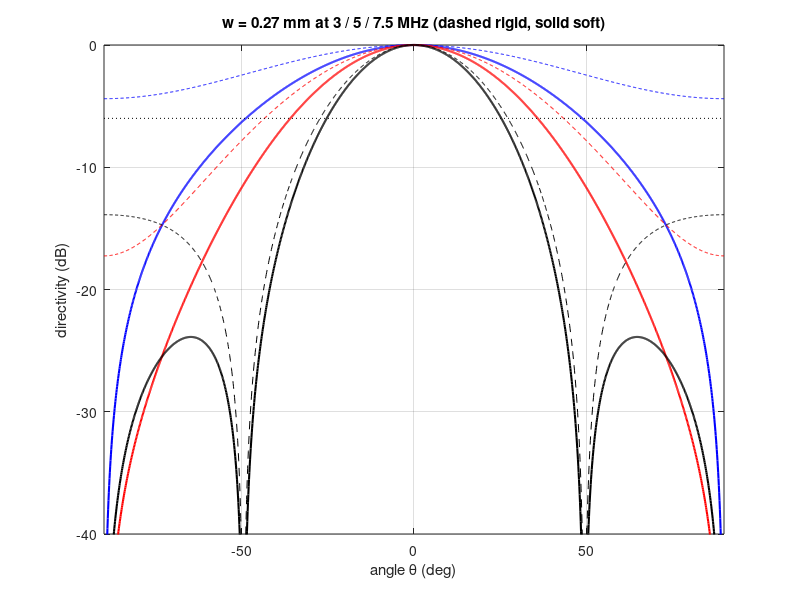
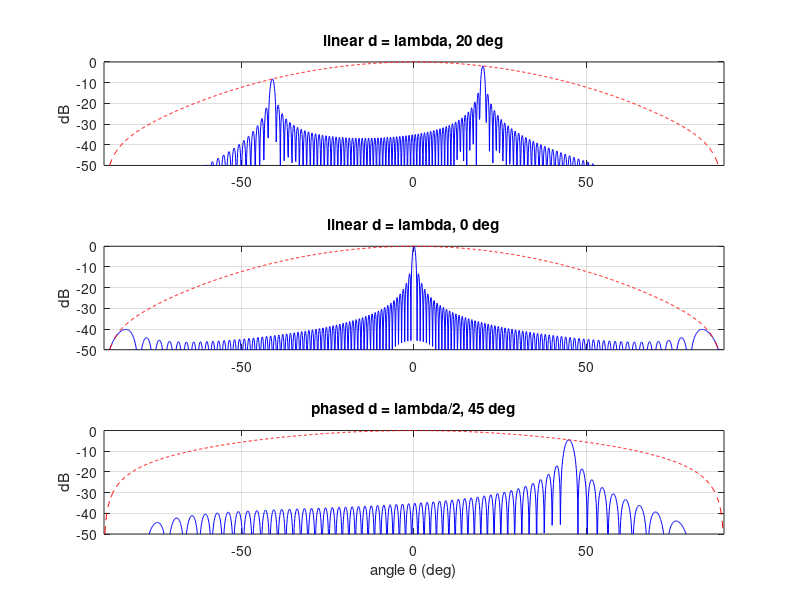

Write MATLAB code to recreate these figures, in order.
%% m19_element_directivity.m  --  element factor, acceptance angle, F#min, and array pattern = element x array factor
% Purpose : (1) directivity of a strip element of width w: rigid baffle sinc(w sin(th)/lambda),
%           soft baffle sinc(...)*cos(th). Find the -6 dB half-angle by bisection and the
%           minimum useful F-number F#min = 1/(2 tan th6) for several widths and frequencies.
%           (2) steered array pattern P(th) = E(th) * AF(sin th - sin th0) for a linear array
%           (d = lambda) and a phased array (d = lambda/2): grating-lobe angles and levels.
% Change  : widths w_mm, frequencies f_MHz, N, pitch, steering angles.
% Expect  : w = 0.27 mm at 5 MHz: 43.5 deg rigid / 36.0 deg soft, F#min 0.53 / 0.69;
%           at 7.5 MHz 27.3 / 25.4 deg, F#min 0.97 / 1.05; at 3 MHz the rigid model never
%           reaches -6 dB, soft 48.9 deg (F#min 0.44).
%           Linear d = lambda, w = 0.9d, steered 20 deg: main-lobe loss -1.9 dB, grating lobe
%           at -41.1 deg, -6.3 dB re main. Phased d = lambda/2 at 45 deg: no grating lobe,
%           main-lobe loss -4.5 dB (w = 0.45 lambda, soft).
% Base MATLAB only; runs in MATLAB R2019b+ and GNU Octave 8.
clear; close all; rng(1);

c = 1540;                                            % m/s
sincf = @(x) (abs(x) < 1e-12) + (abs(x) >= 1e-12) .* sin(pi*x) ./ (pi*x + (abs(x) < 1e-12));
Erig  = @(th, wl) abs(sincf(wl*sin(th)));            % rigid baffle, wl = w/lambda
Esoft = @(th, wl) abs(sincf(wl*sin(th))) .* cos(th); % soft baffle

%% (1) -6 dB acceptance angle and F#min
w_mm  = [0.27 0.27 0.27 0.154 0.30];
f_MHz = [3    5    7.5  5     2.5 ];
fprintf('  w (mm)  f (MHz)   w/lam   th6 rigid  th6 soft   F#min rigid  F#min soft\n');
for k = 1:numel(w_mm)
    lam = c/(f_MHz(k)*1e6)*1e3;  wl = w_mm(k)/lam;  th6 = [90 90];
    for b = 1:2
        if b == 1, E = @(t) Erig(t, wl); else, E = @(t) Esoft(t, wl); end
        if E(pi/2 - 1e-9) < 0.5
            lo = 1e-6; hi = pi/2 - 1e-9;
            for it = 1:60, mid = (lo + hi)/2; if E(mid) > 0.5, lo = mid; else, hi = mid; end, end
            th6(b) = (lo + hi)/2*180/pi;
        end
    end
    Fm = 1 ./ (2*tan(th6*pi/180));  Fm(th6 >= 89.99) = 0;
    fprintf('  %6.3f  %6.1f   %6.3f   %8.1f  %8.1f   %10.2f  %10.2f\n', w_mm(k), f_MHz(k), wl, th6(1), th6(2), Fm(1), Fm(2));
end

th = linspace(-pi/2, pi/2, 1801);
figure('Name', 'Element directivity');
cols = {'b', 'r', 'k'}; fl = [3 5 7.5];
for k = 1:3
    lam = c/(fl(k)*1e6)*1e3; wl = 0.27/lam;
    plot(th*180/pi, 20*log10(max(Erig(th, wl), 1e-3)), [cols{k} '--']); hold on;
    plot(th*180/pi, 20*log10(max(Esoft(th, wl), 1e-3)), cols{k}, 'LineWidth', 1.5);
end
plot([-90 90], [-6 -6], 'k:'); ylim([-40 0]); xlim([-90 90]); grid on;
xlabel('angle \theta (deg)'); ylabel('directivity (dB)');
title('w = 0.27 mm at 3 / 5 / 7.5 MHz (dashed rigid, solid soft)');

%% (2) Steered array pattern: element factor x array factor
N = 64;  u = sin(th);
AF = @(u, dl) abs(sum(exp(1i*2*pi*dl*((0:N-1).' - (N-1)/2)*u), 1)) / N;   % dl = d/lambda
cases = {'linear d = lambda, 20 deg', 1.0, 20; 'linear d = lambda, 0 deg', 1.0, 0; 'phased d = lambda/2, 45 deg', 0.5, 45};
figure('Name', 'Array pattern');
for k = 1:size(cases, 1)
    dl = cases{k, 2}; th0 = cases{k, 3}*pi/180; wl = 0.9*dl;
    P = AF(u - sin(th0), dl) .* Esoft(th, wl);
    main = Esoft(th0, wl);
    fprintf('\n%s: main-lobe loss E(th0) = %.2f dB\n', cases{k, 1}, 20*log10(main));
    found = 0;
    for m = [-3 -2 -1 1 2 3]
        s = sin(th0) + m/dl;
        if abs(s) <= 1
            tg = asin(s); found = 1;
            Eg = max(Esoft(tg, wl), 1e-5);
            fprintf('   grating lobe m = %+d at %.1f deg, %.1f dB re main (element factor %.1f dB; -100 = endfire null)\n', ...
                m, tg*180/pi, 20*log10(Eg/main), 20*log10(Eg));
        end
    end
    if ~found, fprintf('   no grating lobe in visible space\n'); end
    subplot(3, 1, k); plot(th*180/pi, 20*log10(max(P, 1e-4)), 'b'); hold on;
    plot(th*180/pi, 20*log10(max(Esoft(th, wl), 1e-4)), 'r--');
    ylim([-50 0]); xlim([-90 90]); grid on; ylabel('dB'); title(cases{k, 1});
end
xlabel('angle \theta (deg)');
